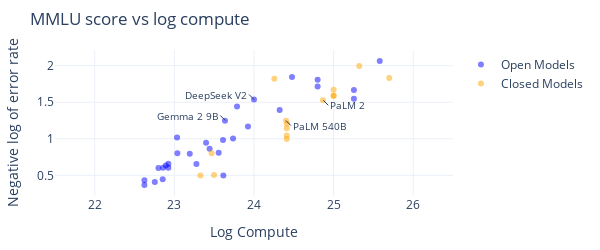

The cell this chart's notebook holds for it:
### Code cell
fig = go.Figure()

for category, color in [('Open', 'blue'), ('Closed', 'orange')]:
  df_category = filtered_reg_df[filtered_reg_df['Open/Closed'] == category]
  fig.add_trace(
      go.Scatter(
          x=df_category['log_compute'],
          y=df_category[bench + '_log_error'],
          mode='markers',
          name=f'{category} Models',
          marker=dict(color=color, opacity=0.5),
          text=df_category['System']
      ),
  )

fig.add_annotation(
    x=24,
    y=1.537,
    text="DeepSeek V2",
    xref="x",
    yref="y",
    showarrow=True,
    font=dict(size=10),
    align="left",
    xanchor="right",
    ax=-5,
    ay=-5
)
fig.add_annotation(
    x=24.87,
    y=1.527,
    text="PaLM 2",
    xref="x",
    yref="y",
    showarrow=True,
    font=dict(size=10),
    align="left",
    xanchor="left",
    ax=5,
    ay=5,
)
fig.add_annotation(
    x=23.64,
    y=1.25,
    text="Gemma 2 9B",
    xref="x",
    yref="y",
    showarrow=True,
    font=dict(size=10),
    align="left",
    xanchor="right",
    ax=-5,
    ay=-5
)
fig.add_annotation(
    x=24.4,
    y=1.25,
    text="PaLM 540B",
    xref="x",
    yref="y",
    showarrow=True,
    font=dict(size=10),
    align="left",
    xanchor="left",
    ax=5,
    ay=5
)

# Update layout
fig.update_layout(
  width=600,
  height=250,
  title_text=f"{bench} score vs log compute",
  showlegend=True,
  # legend=dict(
  #   orientation="h",
  #   yanchor="bottom",
  #   y=-0.4,
  #   xanchor="left",
  #   x=0,
  # ),
  margin=dict(t=50, b=20, l=40, r=40),
  template='plotly_white'
)

fig.update_xaxes(title_text="Log Compute", range=[21.5, 26.5])
fig.update_yaxes(title_text="Negative log of error rate")

# Show the plot
fig.show()

# Save the plot
if save:
  save_plot(fig, results_dir, f'{bench}_compute')

### Figure 1 — Plotly figure (JSON) as saved in the notebook; plotly's stock layout.template omitted (floating-point values rounded to 4 significant figures)
{"data": [{"marker": {"color": "blue", "opacity": 0.5}, "mode": "markers", "name": "Open Models", "text": ["BLOOM-176B", "DeepSeek-7B", "DeepSeek-V2", "Falcon 40B", "Gemma 2 27B", "Gemma 2 9B", "GPT-NeoX 20B", "Llama 3 70B", "Llama 3.1 70B", "Llama 3.1 405B", "LLaMa-1 7B", "LLaMa-1 13B", "LLaMa-1 33B", "LLaMa-1 65B", "LLaMa-2 7B", "LLaMa-2 13B", "LLaMa-2 34B", "LLaMa-2 70B", "MPT 7B", "MPT 30B", "Nemotron-4-340B Base", "Nemotron-4-340B Instruct", "OPT-66B", "Qwen2-72B", "StableLM-3B-4E1T", "StableLM-alpha-7b-v2", "XVerse-13B", "XVerse-13B-2", "Yi-34B", "Yi-6B"], "type": "scatter", "x": [23.61, 22.92, 24, 23.56, 24.32, 23.64, 22.75, 24.8, 24.8, 25.58, 22.62, 22.89, 23.44, 23.74, 22.92, 23.19, 23.61, 23.92, 22.62, 23.28, 25.26, 25.26, 22.85, 24.48, 22.86, 22.8, 23.04, 23.4, 23.79, 23.03], "y": [0.4964, 0.6578, 1.537, 0.8074, 1.394, 1.248, 0.4095, 1.715, 1.808, 2.064, 0.4323, 0.633, 0.8627, 1.005, 0.6033, 0.7941, 0.9835, 1.168, 0.3682, 0.6539, 1.666, 1.546, 0.4461, 1.845, 0.602, 0.5997, 0.8007, 0.9467, 1.442, 1.017]}, {"marker": {"color": "orange", "opacity": 0.5}, "mode": "markers", "name": "Closed Models", "text": ["BloombergGPT", "code-davinci-002", "Gemini Ultra", "GPT-3.5-turbo-16k", "GPT-4 (original)", "Inflection-2", "Inflection-2.5", "Mistral Large", "PaLM 63B", "PaLM 540B", "PaLM-2", "text-davinci-001", "text-davinci-002", "text-davinci-003", "Yi-Large"], "type": "scatter", "x": [23.33, 24.41, 25.7, 24.41, 25.32, 25, 25, 25, 23.47, 24.4, 24.87, 23.5, 24.41, 24.41, 24.26], "y": [0.4973, 1.146, 1.83, 1.204, 1.995, 1.59, 1.59, 1.671, 0.8007, 1.248, 1.528, 0.5058, 0.997, 1.044, 1.82]}], "layout": {"annotations": [{"align": "left", "ax": -5, "ay": -5, "font": {"size": 10}, "showarrow": true, "text": "DeepSeek V2", "x": 24, "xanchor": "right", "xref": "x", "y": 1.537, "yref": "y"}, {"align": "left", "ax": 5, "ay": 5, "font": {"size": 10}, "showarrow": true, "text": "PaLM 2", "x": 24.87, "xanchor": "left", "xref": "x", "y": 1.527, "yref": "y"}, {"align": "left", "ax": -5, "ay": -5, "font": {"size": 10}, "showarrow": true, "text": "Gemma 2 9B", "x": 23.64, "xanchor": "right", "xref": "x", "y": 1.25, "yref": "y"}, {"align": "left", "ax": 5, "ay": 5, "font": {"size": 10}, "showarrow": true, "text": "PaLM 540B", "x": 24.4, "xanchor": "left", "xref": "x", "y": 1.25, "yref": "y"}], "height": 250, "margin": {"b": 20, "l": 40, "r": 40, "t": 50}, "showlegend": true, "title": {"text": "MMLU score vs log compute"}, "width": 600, "xaxis": {"range": [21.5, 26.5], "title": {"text": "Log Compute"}}, "yaxis": {"title": {"text": "Negative log of error rate"}}}}
